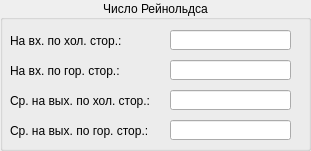
  <widget class="QGroupBox" name="groupBox_8">
   <property name="geometry">
    <rect>
     <x>650</x>
     <y>360</y>
     <width>311</width>
     <height>151</height>
    </rect>
   </property>
   <property name="title">
    <string>Число Рейнольдса</string>
   </property>
   <property name="alignment">
    <set>Qt::AlignCenter</set>
   </property>
   <widget class="QLineEdit" name="REBSRlineEdit">
    <property name="geometry">
     <rect>
      <x>170</x>
      <y>120</y>
      <width>121</width>
      <height>20</height>
     </rect>
    </property>
    <property name="cursor">
     <cursorShape>ArrowCursor</cursorShape>
    </property>
    <property name="readOnly">
     <bool>true</bool>
    </property>
   </widget>
   <widget class="QLineEdit" name="RESRlineEdit">
    <property name="geometry">
     <rect>
      <x>170</x>
      <y>90</y>
      <width>121</width>
      <height>20</height>
     </rect>
    </property>
    <property name="cursor">
     <cursorShape>ArrowCursor</cursorShape>
    </property>
    <property name="readOnly">
     <bool>true</bool>
    </property>
   </widget>
   <widget class="QLabel" name="label_62">
    <property name="geometry">
     <rect>
      <x>10</x>
      <y>90</y>
      <width>161</width>
      <height>21</height>
     </rect>
    </property>
    <property name="text">
     <string>Ср. на вых. по хол. стор.:</string>
    </property>
   </widget>
   <widget class="QLineEdit" name="ReinoldsInputHotThermoforlineEdit">
    <property name="geometry">
     <rect>
      <x>170</x>
      <y>60</y>
      <width>121</width>
      <height>20</height>
     </rect>
    </property>
    <property name="cursor">
     <cursorShape>ArrowCursor</cursorShape>
    </property>
    <property name="readOnly">
     <bool>true</bool>
    </property>
   </widget>
   <widget class="QLabel" name="label_61">
    <property name="geometry">
     <rect>
      <x>10</x>
      <y>60</y>
      <width>161</width>
      <height>21</height>
     </rect>
    </property>
    <property name="text">
     <string>На вх. по гор. стор.:</string>
    </property>
   </widget>
   <widget class="QLabel" name="label_60">
    <property name="geometry">
     <rect>
      <x>10</x>
      <y>30</y>
      <width>161</width>
      <height>21</height>
     </rect>
    </property>
    <property name="text">
     <string>На вх. по хол. стор.:</string>
    </property>
   </widget>
   <widget class="QLineEdit" name="ReinoldsInputColdThermoforlineEdit">
    <property name="geometry">
     <rect>
      <x>170</x>
      <y>30</y>
      <width>121</width>
      <height>20</height>
     </rect>
    </property>
    <property name="cursor">
     <cursorShape>ArrowCursor</cursorShape>
    </property>
    <property name="readOnly">
     <bool>true</bool>
    </property>
   </widget>
   <widget class="QLabel" name="label_63">
    <property name="geometry">
     <rect>
      <x>10</x>
      <y>120</y>
      <width>161</width>
      <height>21</height>
     </rect>
    </property>
    <property name="text">
     <string>Ср. на вых. по гор. стор.:</string>
    </property>
   </widget>
  </widget>
